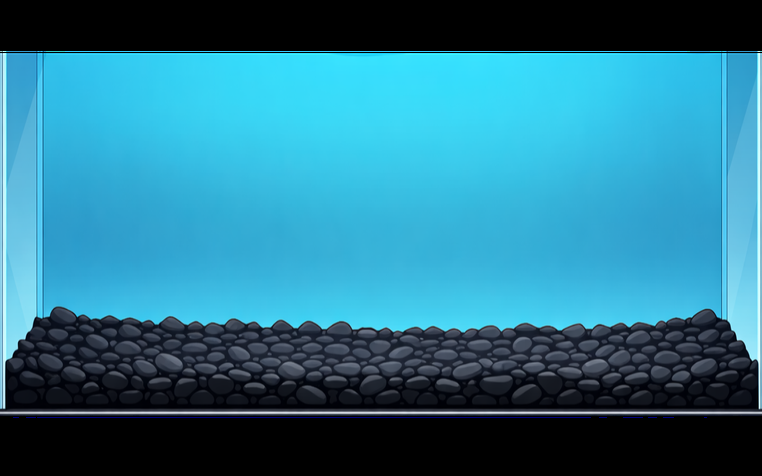
#> input picture asset/Tank/Tank.png, 762 x 476 px, shrunk from 1440 x 900 before the run
$ python analyze_tank.py
#> lines starting #> are read from the running program, lines starting #| are printed output that depends on the picture; after the words box and inside, x2 and y2 are one past the last pixel; in counts of white or black regions, pixels touching at a corner belong together; long printed decimals are rounded
import cv2
import numpy as np
import os

def analyze(path):
#> called with path = 'asset/Tank/Tank.png'
    if not os.path.exists(path):
        print(f"{path} not found")
        return
    img = cv2.imread(path, cv2.IMREAD_UNCHANGED)
#> img is the input picture: shape (476, 762, 4); mean B, G, R, A 141.7, 118, 41.9, 193.8
    print(f"File: {path}")
    print(f"Shape: {img.shape}")
#| Shape: (476, 762, 4)
    if img.shape[2] == 4:
        alpha = img[:, :, 3]
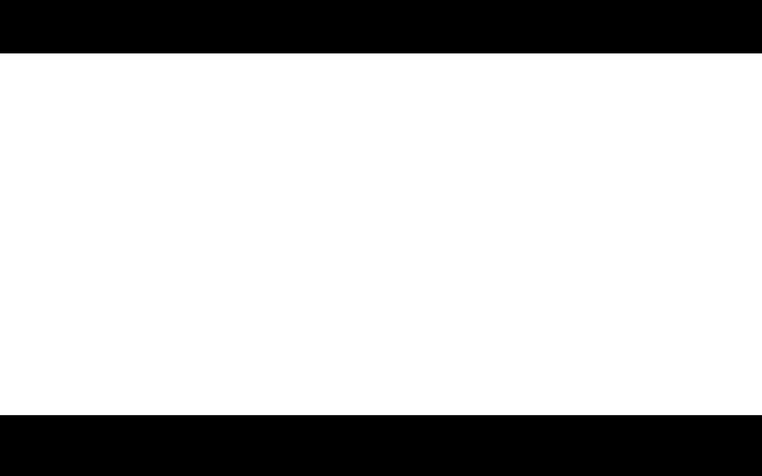
#> alpha: shape (476, 762); min 0, max 255, mean 193.8
        print(f"Alpha channel: min={alpha.min()}, max={alpha.max()}, mean={alpha.mean()}")
#| Alpha channel: min=0, max=255, mean=193.788
    else:
        print("No alpha channel")

    # Try to find the "inner" rectangle if it's a frame
    gray = cv2.cvtColor(img[:,:,:3], cv2.COLOR_BGR2GRAY)
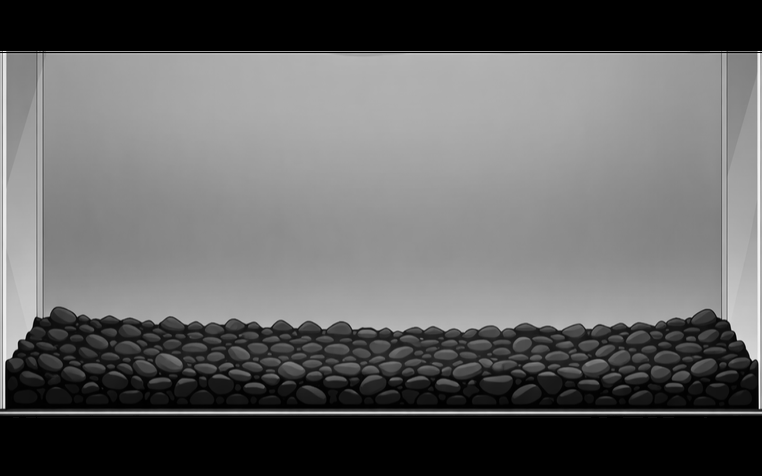
#> gray: shape (476, 762); min 0, max 249, mean 97.9
    _, thresh = cv2.threshold(gray, 10, 255, cv2.THRESH_BINARY)
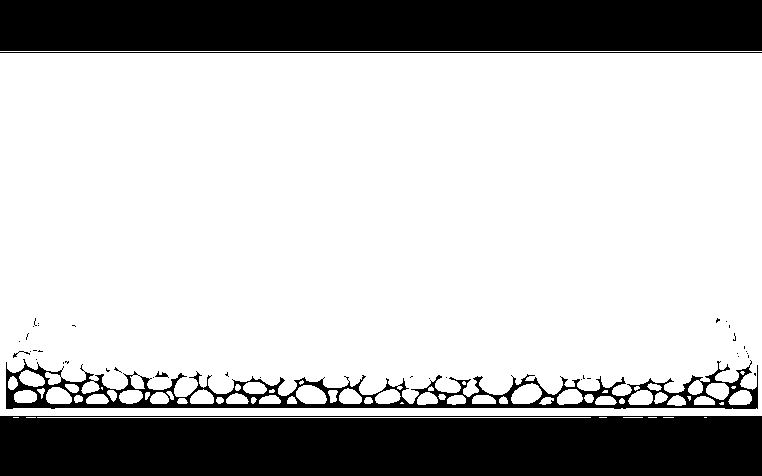
#> thresh: shape (476, 762); 74% white; 41 black regions (35 under 20 px)
    contours, _ = cv2.findContours(thresh, cv2.RETR_EXTERNAL, cv2.CHAIN_APPROX_SIMPLE)
#> contours = 10 contours, 9 with area under 20; largest, box (x1, y1, x2, y2) and area: (0, 53, 762, 416) 275482
    if contours:
        c = max(contours, key=cv2.contourArea)
#> c = [[0, 53], [0, 415], [761, 415], [761, 53]]
        x, y, w, h = cv2.boundingRect(c)
#> x = 0; y = 53; w = 762; h = 363
        print(f"Largest bounding box: x={x}, y={y}, w={w}, h={h}")
#| Largest bounding box: x=0, y=53, w=762, h=363

print("Analyzing Tank.png...")
analyze('asset/Tank/Tank.png')
print("\nAnalyzing aquarium.png...")
analyze('asset/Tank/aquarium.png')
#> call 2 of analyze, with path = 'asset/Tank/aquarium.png'
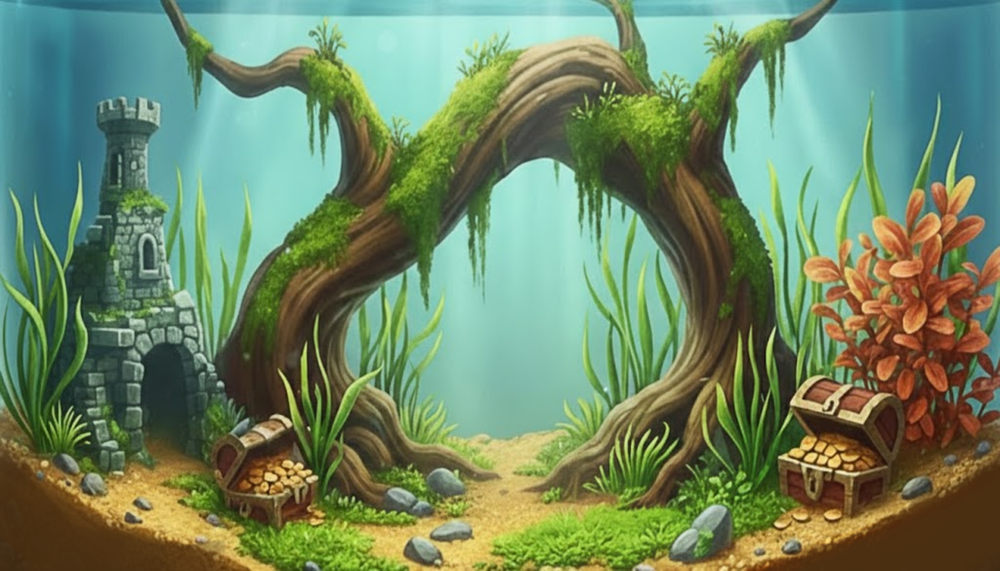
#> input picture asset/Tank/aquarium.png, 1000 x 571 px, shrunk from 1890 x 1080 before the run
#> in analyze, img is the input picture: shape (571, 1000, 3); mean B, G, R 101, 134.8, 109.7
#| Shape: (571, 1000, 3)
#> in analyze (call 2), `gray = cv2.cvtColor(img[:,:,:3], cv2.COLOR_BGR2GRAY)`:
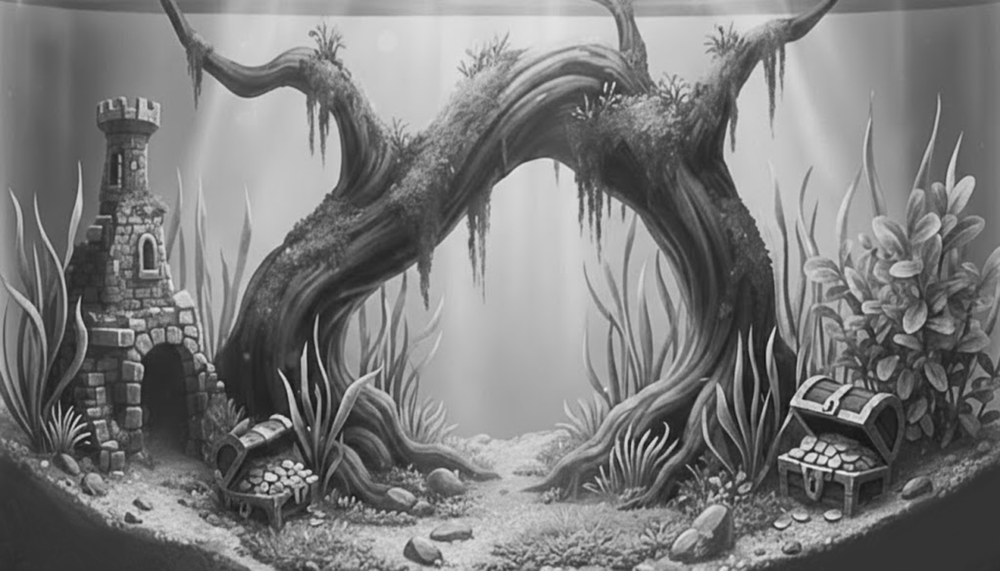
#> gray: shape (571, 1000); min 17, max 238, mean 123.5
#> in analyze (call 2), `_, thresh = cv2.threshold(gray, 10, 255, cv2.THRESH_BINARY)`: thresh: shape (571, 1000); every value is 255
#> in analyze (call 2), `contours, _ = cv2.findContours(thresh, cv2.RETR_EXTERNAL, cv2.CHAIN_AP..`: contours = [[[0, 0], [0, 570], [999, 570], [999, 0]]]
#> in analyze (call 2), `c = max(contours, key=cv2.contourArea)`: c = [[0, 0], [0, 570], [999, 570], [999, 0]]
#> in analyze (call 2), `x, y, w, h = cv2.boundingRect(c)`: y = 0; w = 1000; h = 571
#| Largest bounding box: x=0, y=0, w=1000, h=571
